Frame 1 (no input): blank canvas, image omitted
Frame 60 (the mouse pressed at the canvas centre just before this capture): blank canvas, image omitted
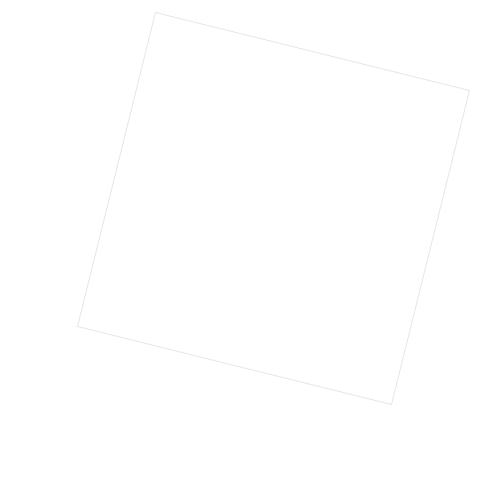
Frame 120 (the mouse held since frame 60 and released just before this capture)

The Processing sketch whose frames 1 and 60 were blank and that drew this single picture after the mouse press (run headless with seeded random() and noise(); from frame 60 on, the mouse is pressed at the canvas centre):

// Processing sketch: processing_15322
// ── processing_15322.pde

void setup(){
size(500,500);
smooth();
}

void draw(){
  
background(255);
noStroke ();
quad(155,12,469,90,391,404,77,326);


if(mousePressed==true){

strokeWeight(1);
stroke(230);
quad(155,12,469,90,391,404,77,326);
}}
